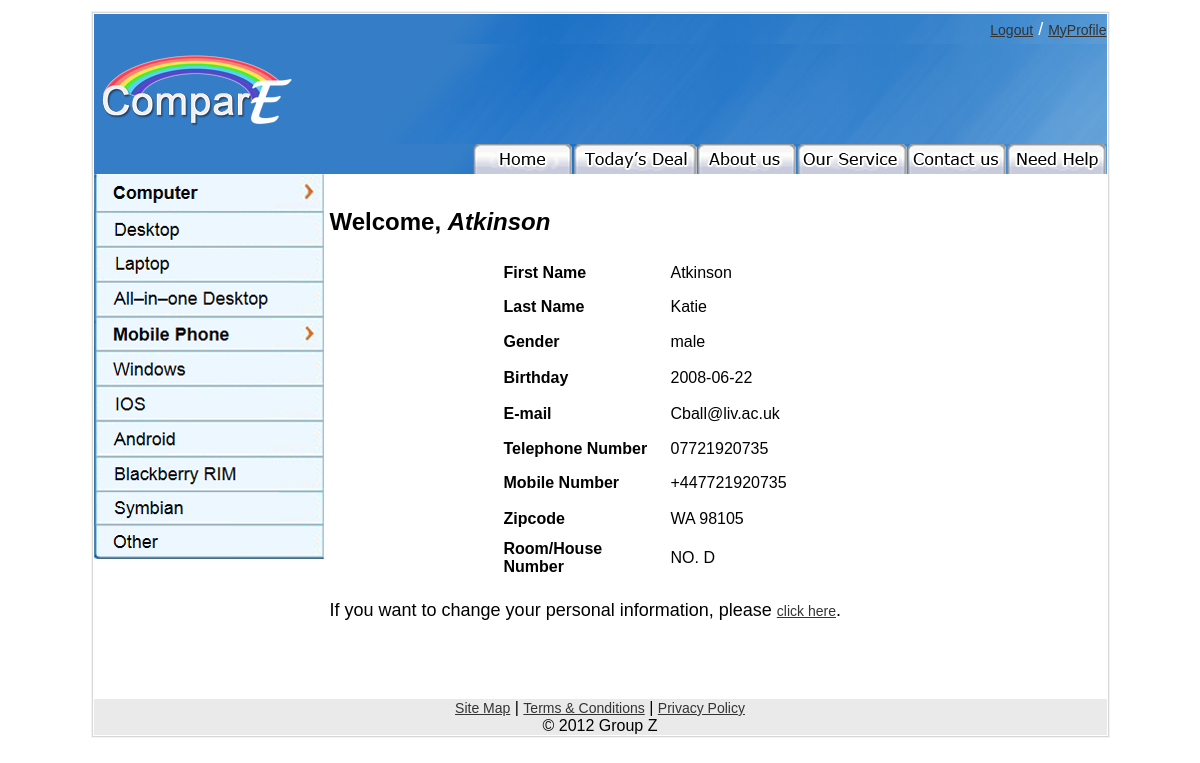
Screenshot of /profile_member.php (signed in) with the database file from the repository.
### tables this page shows
CREATE TABLE IF NOT EXISTS `member` (
  `memberid` int(10) unsigned NOT NULL AUTO_INCREMENT,
  `password` char(40) NOT NULL,
  `fname` varchar(15) NOT NULL,
  `lname` varchar(15) NOT NULL,
  `gender` varchar(6) DEFAULT NULL,
  `zipcode` varchar(12) NOT NULL,
  `roomORhouseno` varchar(5) NOT NULL,
  `dateofbirth` date DEFAULT NULL,
  `e_mail` varchar(35) NOT NULL,
  `phoneno` varchar(13) DEFAULT NULL,
  `telno` char(11) DEFAULT NULL,
  `registerdate` date NOT NULL,
  `securityquestion` varchar(40) NOT NULL,
  `securityquestionanswer` varchar(20) NOT NULL,
  `dateoflatestlogin` date NOT NULL,
  PRIMARY KEY (`memberid`),
  KEY `lname` (`lname`),
  KEY `registerdate` (`registerdate`)
);

### profile_member.php (the view, shortened to what this page needs)
<?php
require_once("header.php");
require_once("form.php");
require_once("footer.php");
require_once("navigation.php");
 $conn = db_connect();
  $email = $_SESSION['valid_user'];
         $result1 = $conn->query( "select fname from member where e_mail='".$email."'");
         $result = $conn->query( "select fname, lname, gender, dateofbirth, e_mail,zipcode,telno, phoneno,roomORhouseno from member where e_mail='".$email."'");
if(isset($_SESSION['login_type']))
{
   aHeader($_SESSION['login_type']);
} else {
   aHeader('');
}
		 $row1=$result1->fetch_array();
		 echo"
		 <p><span class=\"BLACK_HEADING\">Welcome, <em>" .$row1["fname"] ."</em></span></p>";
		 echo"<table width=\"436\" border=\"0\" align=\"center\" cellspacing=\"5\">";
		 while($row=$result->fetch_array()) {
		  echo "<tr>
				<td width=\"160\" height=\"31\" align=\"left\" bordercolor=\"#FFFFFF\" bgcolor=\"#FFFFFF\" class=\"TABLE_LEFT\"><strong>First Name </strong></td>
				<td width=\"257\">" .
				$row["fname"]. "</td>
				</tr>";
		  echo "<tr>
              <td height=\"28\" align=\"left\" bordercolor=\"#FFFFFF\" bgcolor=\"#FFFFFF\" class=\"TABLE_LEFT\"><strong>Last Name </strong></td>
              <td>" .
			  $row["lname"]. "</td>
			  </tr>";
		  echo "<tr>
				<td height=\"31\" align=\"left\" bordercolor=\"#FFFFFF\" bgcolor=\"#FFFFFF\" class=\"TABLE_LEFT\"><strong>Gender</strong></td>
				<td>" .
				$row["gender"] ."
				</td>
				</tr>";
		  echo "<tr>
				<td height=\"32\" align=\"left\" bordercolor=\"#FFFFFF\" bgcolor=\"#FFFFFF\" class=\"TABLE_LEFT\"><strong>Birthday</strong></td>
				<td>" .
				$row["dateofbirth"] ."
				</td>
				</tr>";
		  echo "<tr>
				<td height=\"30\" align=\"left\" bordercolor=\"#FFFFFF\" bgcolor=\"#FFFFFF\" class=\"TABLE_LEFT\"><strong>E-mail</strong></td>
              <td>" .
			  $row["e_mail"] .
			  "</td>
			  </tr>";
		  echo "<tr>
				<td height=\"29\" align=\"left\" bordercolor=\"#FFFFFF\" bgcolor=\"#FFFFFF\" class=\"TABLE_LEFT\"><strong>Telephone Number </strong></td>
				<td>" .
				$row["telno"] .
				"</td>
				</tr>";
		  echo "<tr>
				<td height=\"30\" align=\"left\" bordercolor=\"#FFFFFF\" bgcolor=\"#FFFFFF\" class=\"TABLE_LEFT\"><strong>Mobile Number </strong></td>
				<td>" .
				$row["phoneno"] .
				"</td>
				</tr>";
		 echo "<tr>
			   <td height=\"31\" align=\"left\" bordercolor=\"#FFFFFF\" bgcolor=\"#FFFFFF\" class=\"TABLE_LEFT\"><strong>Zipcode</strong></td>
				<td>" .
				$row["zipcode"].
				"</td>
				</tr>";
		 echo "<tr>
              <td height=\"36\" align=\"left\" bordercolor=\"#FFFFFF\" bgcolor=\"#FFFFFF\" class=\"TABLE_LEFT\"><strong>Room/House Number</strong></td>
              <td>" .
			  $row["roomORhouseno"] .
			  "</td>
			  </tr>
          </table>";
		 echo "<p class=\"LOG\">If you want to change your personal information, please <a href=\"change_personalInfo.php\">click here</a>. </p>
				<p class=\"LOG\">&nbsp;</p>
				<p class=\"LOG\">&nbsp;</p></td>
		</tr>
		</table></td>
  </tr>";
		  }
?>

### styles/mystyle.css (style rules this page uses)
body { background-color: #FFFFFF; font-family: Arial, Helvetica, sans-serif; font-size: 14px; font-weight: bold; }
a { color: #333333; font-size: 14px; }
.LOG { font-family: Arial, Helvetica, sans-serif; font-size: 18px; }
.BLACK_HEADING { font-family: Arial, Helvetica, sans-serif; font-size: 24px; font-weight: bold; }
.TABLE_LEFT { font-family: Arial, Helvetica, sans-serif; font-size: 16px; font-weight: bold; }

### rows the page displays
member: fname "Atkinson", lname "Katie", gender "male", dateofbirth "2008-06-22", e_mail "Cball@liv.ac.uk", telno "07721920735", phoneno "+447721920735", zipcode "WA 98105", roomORhouseno "NO. D"

### other values shown
$name "Logout MyProfile"
